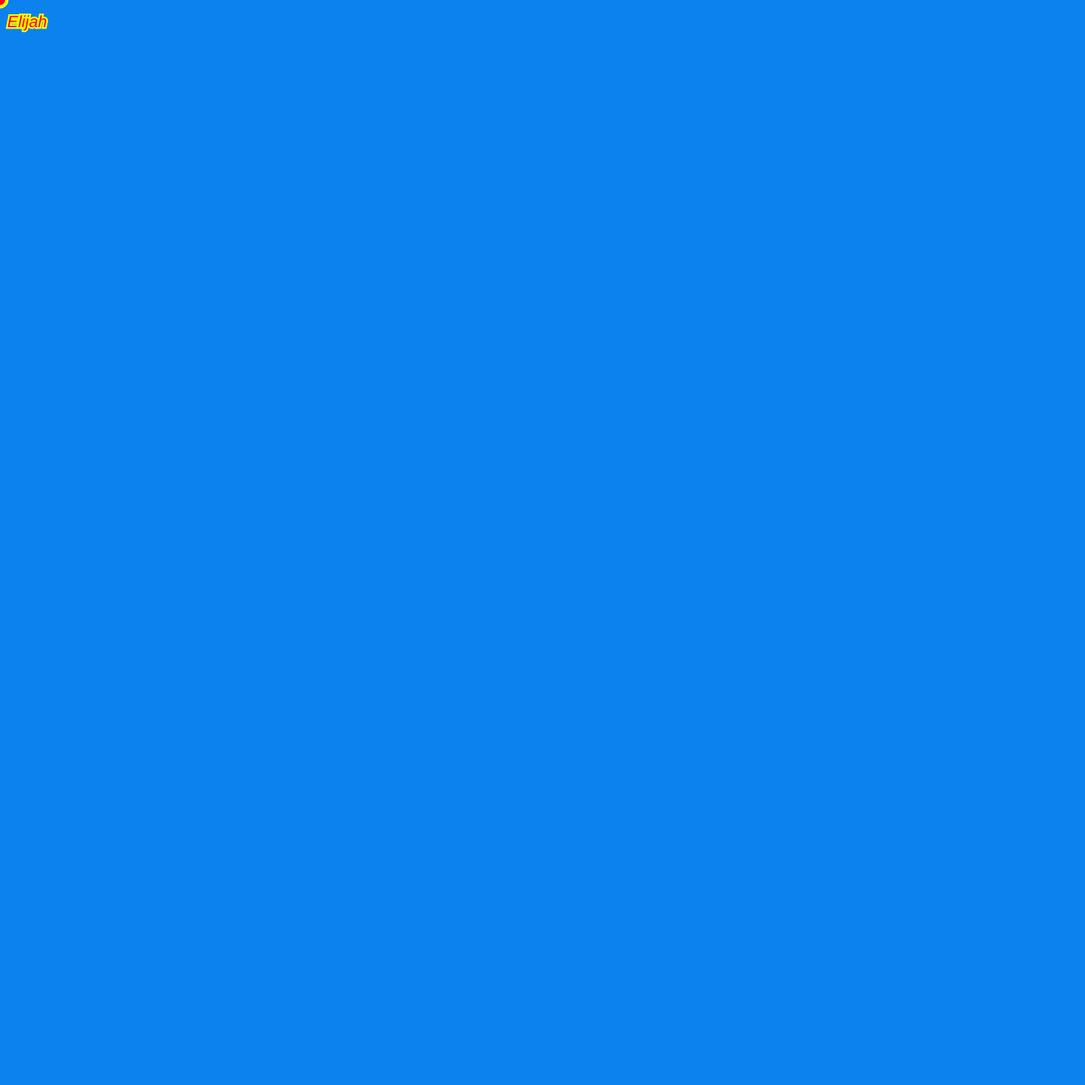
Frame 1 (no input)
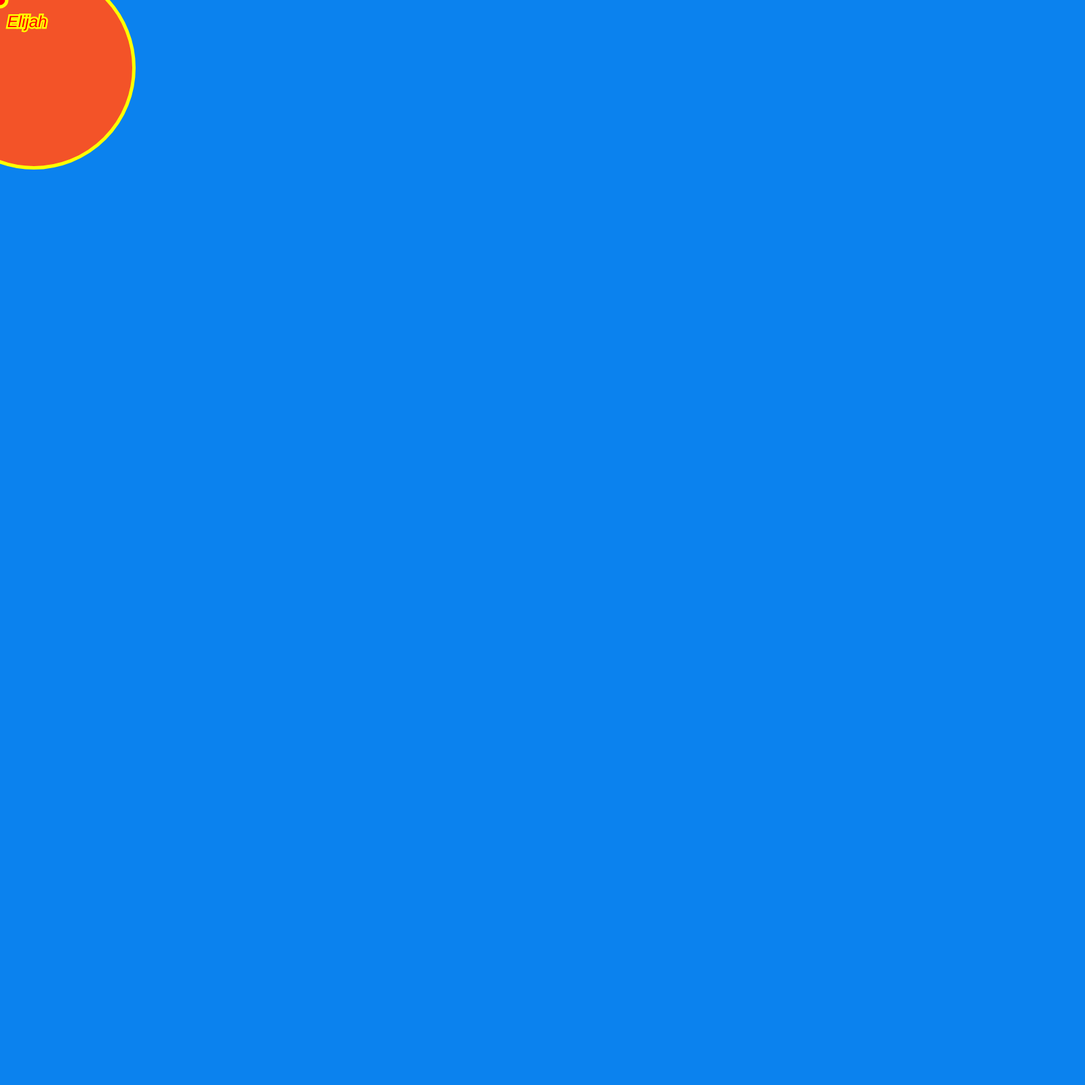
Frame 60 (no input)
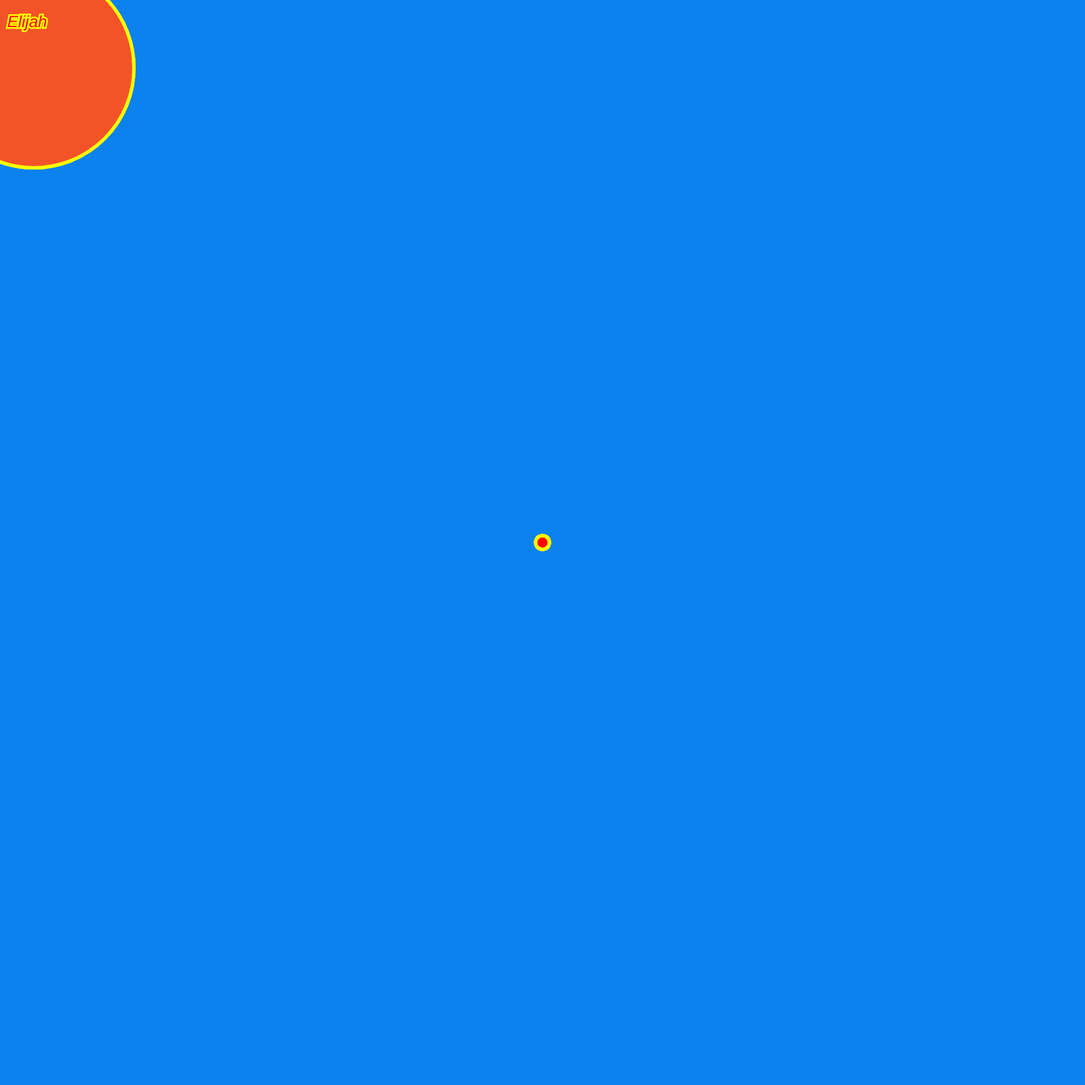
Frame 120 (the mouse pressed at the canvas centre since frame 60)

The p5.js sketch that drew these frames (run headless with seeded random() and noise() and a simulated clock; from frame 60 on, the mouse is pressed at the canvas centre):

// p5.js sketch
// ── sketch.js
var diam1=0;


function setup() {
  createCanvas(1600,1600);
    background("#0B82EE");
}

function draw() {
    fill("#F35328");
    stroke("#ffff00");
    strokeWeight(5);
    ellipse(50,100,diam1,diam1);
    diam1=diam1+5
    fill("#ff0000");
    ellipse(mouseX,mouseY,20,20);
    textSize(24);
    textFont("Arial");
    textStyle(ITALIC);
    textAlign(CENTER);
    text("Elijah",40,40);
    console.log(diam1);
    
}

function mousePressed(){
 if(diam1>50)  {
    diam1=0;
    }else{
    diam1=diam1+5;
    }
    
    }
